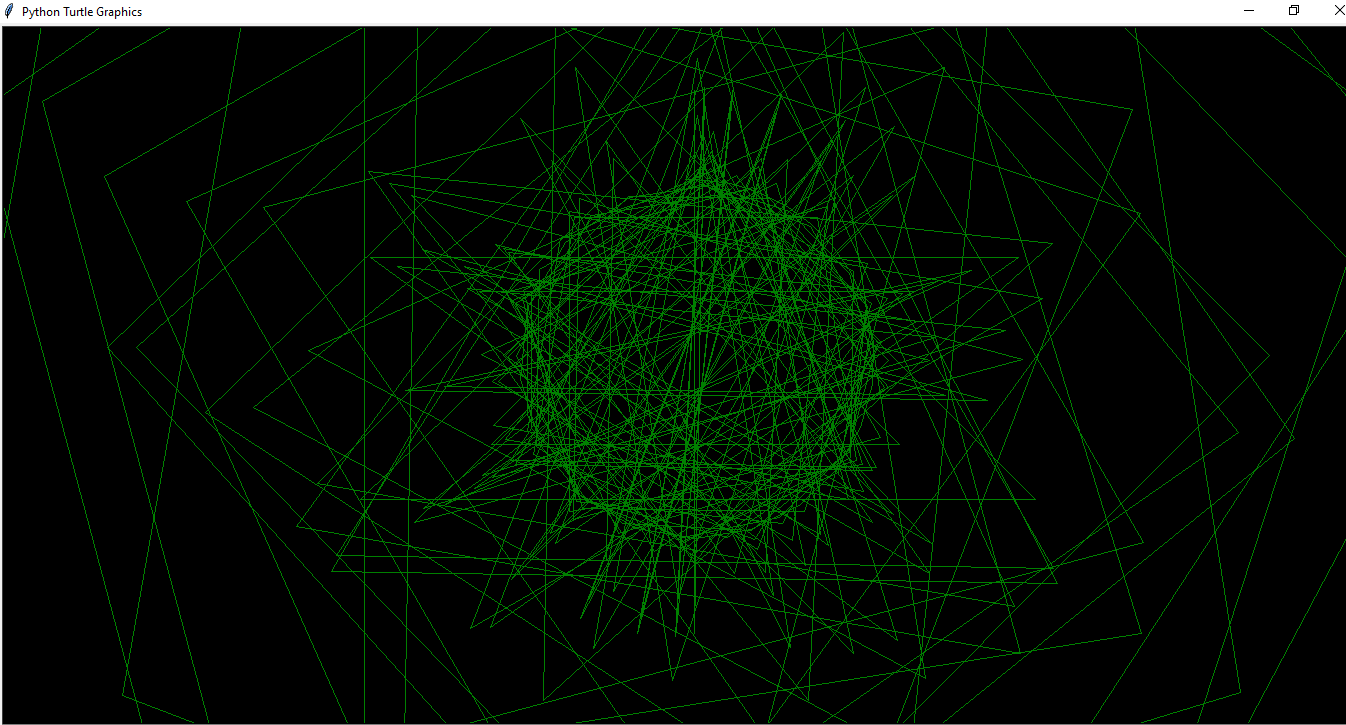

Recreate this plot in Python.
import turtle
a=0 
b=0 
turtle.bgcolor("black")
turtle.speed(0)
turtle.pencolor("green")
turtle.penup()
turtle.goto(0,200)
turtle.pendown()

while True:
    turtle.forward(a)
    turtle.right(b)
    a+=3
    b+=1
